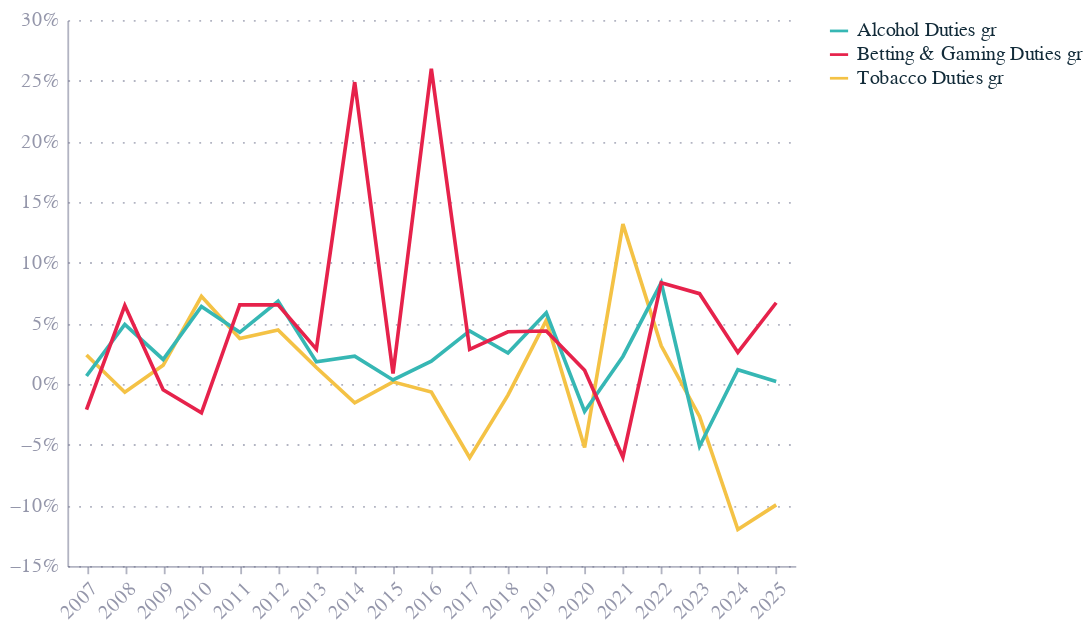

Notebook code cell kept with this figure:
### Code cell
alt.Chart(sins_cum_s_gr_melt).encode(
    x=alt.X('Year:O', axis=alt.Axis(labelAngle=-45)),
    y=alt.Y('Revenue (£m):Q',axis=alt.Axis(format=',.0%')),
    color='Tax:N',
    tooltip=['Year', 'Tax', 'Revenue (£m)']
).mark_line()

### Figure 1 — Vega-Lite specification as saved in the notebook (floating-point values rounded to 4 significant figures)
{"config": {"font": "Circular Std", "text": {"color": "#676A86", "align": "left", "baseline": "middle", "dx": 7, "dy": 0, "fontSize": 11}, "view": {"stroke": null, "continuousWidth": 400, "continuousHeight": 300, "discreteWidth": 400, "discreteHeight": 300}, "range": {"category": ["#36B7B4", "#E6224B", "#F4C245", "#0063AF", "#00A767", "#179FDB", "#EB5C2E"], "diverging": ["#E6224B", "#E54753", "#C9C9C9", "#179FDB", "#122B39"], "heatmap": ["#C9C9C9", "#179FDB", "#0063AF", "#122B39"], "ordinal": ["#00A767", "#36B7B4", "#179FDB", "#0063AF", "#243B5A"]}, "bar": {"color": "#179fdb"}, "line": {"color": "#e6224b"}, "rule": {"color": "#676A86"}, "area": {"opacity": 0.3}, "point": {"filled": true, "size": 80, "color": "#e6224b", "opacity": 0.95}, "geoshape": {"stroke": "white", "strokeWidth": 0.3}, "rect": {"fill": "#d6d4d4", "opacity": 0.3}, "axis": {"labelColor": "#676A86", "labelFontSize": 11, "labelFont": "Circular Std", "labelOpacity": 0.7, "tickColor": "#676A86", "tickOpacity": 0.5, "domainColor": "#676A86", "domainOpacity": 0.5, "gridColor": "#676A86", "gridDash": [2, 2], "gridOpacity": 0.5, "title": null, "titleColor": "#676A86", "titleOpacity": 0.8, "tickSize": 4}, "axisXDiscrete": {"grid": false, "labelAngle": 0, "tickCount": 10, "tickOpacity": 0.5, "title": null}, "axisYDiscrete": {"ticks": false, "labelPadding": 5}, "axisXTemporal": {"grid": false, "ticks": true}, "axisXQuantitative": {"grid": true}, "axisYQuantitative": {"gridColor": "#676A86", "gridDash": [1, 5], "gridOpacity": 0.5, "ticks": false, "labelPadding": 5, "tickCount": 8, "titleAngle": 0, "titleAlign": "left", "titleBaseline": "bottom", "titleX": 0, "titleY": -5}, "title": {"color": "#676A86E6", "subtitleColor": "#676A86", "font": "Circular Std", "subtitleFont": "Circular Std", "anchor": "start", "fontSize": 14, "subtitleFontSize": 12, "subtitlePadding": 4, "offset": 0, "frame": "group"}, "legend": {"titleColor": "#122b39", "title": null, "labelColor": "#122b39", "labelFontSize": 11}}, "data": {"name": "data-c35d1ed9d0c63ce8355d1285d56c13ae"}, "mark": {"type": "line"}, "encoding": {"color": {"field": "Tax", "type": "nominal"}, "tooltip": [{"field": "Year", "type": "nominal"}, {"field": "Tax", "type": "nominal"}, {"field": "Revenue (£m)", "type": "quantitative"}], "x": {"axis": {"labelAngle": -45}, "field": "Year", "type": "ordinal"}, "y": {"axis": {"format": ",.0%"}, "field": "Revenue (£m)", "type": "quantitative"}}, "$schema": "https://vega.github.io/schema/vega-lite/v5.20.1.json", "datasets": {"data-c35d1ed9d0c63ce8355d1285d56c13ae": [{"Year": "2007", "Tax": "Tobacco Duties gr", "Revenue (£m)": 0.02387}, {"Year": "2008", "Tax": "Tobacco Duties gr", "Revenue (£m)": -0.006749}, {"Year": "2009", "Tax": "Tobacco Duties gr", "Revenue (£m)": 0.01544}, {"Year": "2010", "Tax": "Tobacco Duties gr", "Revenue (£m)": 0.07227}, {"Year": "2011", "Tax": "Tobacco Duties gr", "Revenue (£m)": 0.03756}, {"Year": "2012", "Tax": "Tobacco Duties gr", "Revenue (£m)": 0.04451}, {"Year": "2013", "Tax": "Tobacco Duties gr", "Revenue (£m)": 0.01361}, {"Year": "2014", "Tax": "Tobacco Duties gr", "Revenue (£m)": -0.01549}, {"Year": "2015", "Tax": "Tobacco Duties gr", "Revenue (£m)": 0.001784}, {"Year": "2016", "Tax": "Tobacco Duties gr", "Revenue (£m)": -0.006598}, {"Year": "2017", "Tax": "Tobacco Duties gr", "Revenue (£m)": -0.06073}, {"Year": "2018", "Tax": "Tobacco Duties gr", "Revenue (£m)": -0.009204}, {"Year": "2019", "Tax": "Tobacco Duties gr", "Revenue (£m)": 0.05245}, {"Year": "2020", "Tax": "Tobacco Duties gr", "Revenue (£m)": -0.05231}, {"Year": "2021", "Tax": "Tobacco Duties gr", "Revenue (£m)": 0.1318}, {"Year": "2022", "Tax": "Tobacco Duties gr", "Revenue (£m)": 0.03151}, {"Year": "2023", "Tax": "Tobacco Duties gr", "Revenue (£m)": -0.02666}, {"Year": "2024", "Tax": "Tobacco Duties gr", "Revenue (£m)": -0.12}, {"Year": "2025", "Tax": "Tobacco Duties gr", "Revenue (£m)": -0.09961}, {"Year": "2007", "Tax": "Alcohol Duties gr", "Revenue (£m)": 0.006615}, {"Year": "2008", "Tax": "Alcohol Duties gr", "Revenue (£m)": 0.04916}, {"Year": "2009", "Tax": "Alcohol Duties gr", "Revenue (£m)": 0.02024}, {"Year": "2010", "Tax": "Alcohol Duties gr", "Revenue (£m)": 0.06399}, {"Year": "2011", "Tax": "Alcohol Duties gr", "Revenue (£m)": 0.04261}, {"Year": "2012", "Tax": "Alcohol Duties gr", "Revenue (£m)": 0.06822}, {"Year": "2013", "Tax": "Alcohol Duties gr", "Revenue (£m)": 0.01823}, {"Year": "2014", "Tax": "Alcohol Duties gr", "Revenue (£m)": 0.02299}, {"Year": "2015", "Tax": "Alcohol Duties gr", "Revenue (£m)": 0.003348}, {"Year": "2016", "Tax": "Alcohol Duties gr", "Revenue (£m)": 0.01878}, {"Year": "2017", "Tax": "Alcohol Duties gr", "Revenue (£m)": 0.04379}, {"Year": "2018", "Tax": "Alcohol Duties gr", "Revenue (£m)": 0.02555}, {"Year": "2019", "Tax": "Alcohol Duties gr", "Revenue (£m)": 0.05865}, {"Year": "2020", "Tax": "Alcohol Duties gr", "Revenue (£m)": -0.02262}, {"Year": "2021", "Tax": "Alcohol Duties gr", "Revenue (£m)": 0.02273}, {"Year": "2022", "Tax": "Alcohol Duties gr", "Revenue (£m)": 0.08343}, {"Year": "2023", "Tax": "Alcohol Duties gr", "Revenue (£m)": -0.05131}, {"Year": "2024", "Tax": "Alcohol Duties gr", "Revenue (£m)": 0.01173}, {"Year": "2025", "Tax": "Alcohol Duties gr", "Revenue (£m)": 0.002145}, {"Year": "2007", "Tax": "Betting & Gaming Duties gr", "Revenue (£m)": -0.02111}, {"Year": "2008", "Tax": "Betting & Gaming Duties gr", "Revenue (£m)": 0.0647}, {"Year": "2009", "Tax": "Betting & Gaming Duties gr", "Revenue (£m)": -0.004727}, {"Year": "2010", "Tax": "Betting & Gaming Duties gr", "Revenue (£m)": -0.02374}, {"Year": "2011", "Tax": "Betting & Gaming Duties gr", "Revenue (£m)": 0.06532}, {"Year": "2012", "Tax": "Betting & Gaming Duties gr", "Revenue (£m)": 0.06523}, {"Year": "2013", "Tax": "Betting & Gaming Duties gr", "Revenue (£m)": 0.02878}, {"Year": "2014", "Tax": "Betting & Gaming Duties gr", "Revenue (£m)": 0.2488}, {"Year": "2015", "Tax": "Betting & Gaming Duties gr", "Revenue (£m)": 0.00858}, {"Year": "2016", "Tax": "Betting & Gaming Duties gr", "Revenue (£m)": 0.2599}, {"Year": "2017", "Tax": "Betting & Gaming Duties gr", "Revenue (£m)": 0.02851}, {"Year": "2018", "Tax": "Betting & Gaming Duties gr", "Revenue (£m)": 0.04303}, {"Year": "2019", "Tax": "Betting & Gaming Duties gr", "Revenue (£m)": 0.04371}, {"Year": "2020", "Tax": "Betting & Gaming Duties gr", "Revenue (£m)": 0.01139}, {"Year": "2021", "Tax": "Betting & Gaming Duties gr", "Revenue (£m)": -0.06028}, {"Year": "2022", "Tax": "Betting & Gaming Duties gr", "Revenue (£m)": 0.08354}, {"Year": "2023", "Tax": "Betting & Gaming Duties gr", "Revenue (£m)": 0.0745}, {"Year": "2024", "Tax": "Betting & Gaming Duties gr", "Revenue (£m)": 0.02604}, {"Year": "2025", "Tax": "Betting & Gaming Duties gr", "Revenue (£m)": 0.06698}]}}
